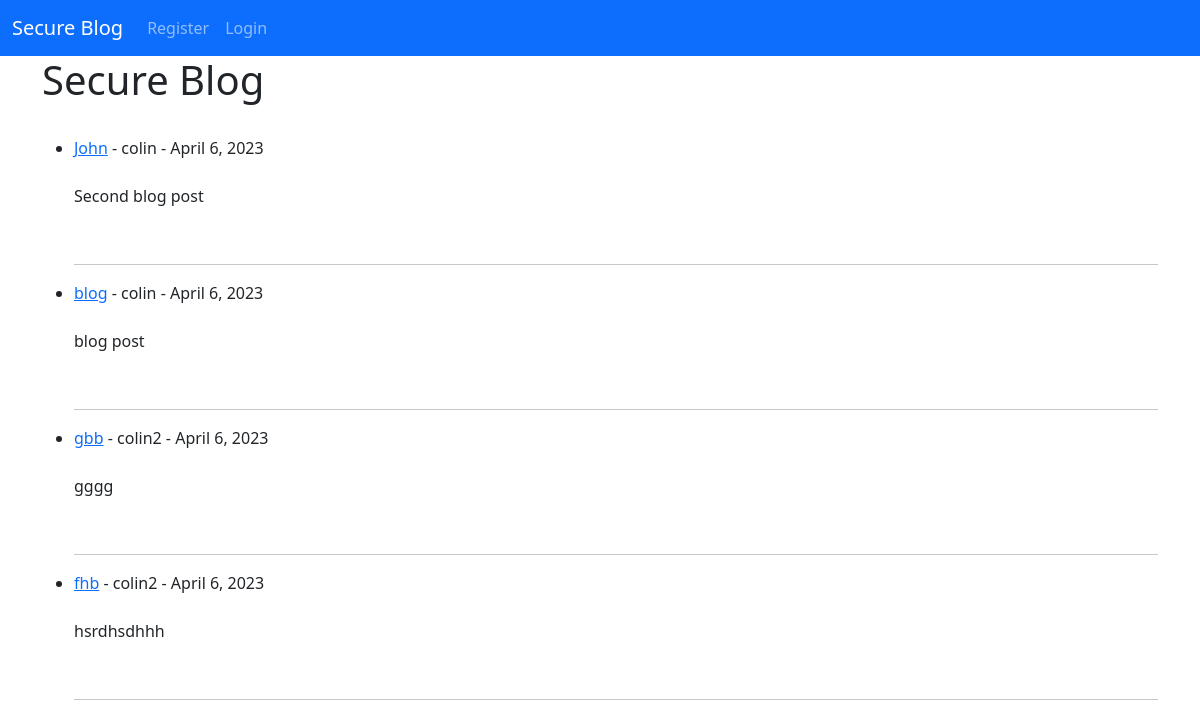
The page / on the database its author committed.
### blog/models.py (models this page shows, shortened)
class Post(models.Model):
    title = models.CharField(max_length=255)
    slug = models.CharField(max_length=255)
    blogger = models.ForeignKey(User, on_delete=models.CASCADE)
    body = models.TextField()
    created_on = models.DateField(auto_now_add=True)
    liked = models.ManyToManyField(User, related_name='blog')

### blog/views.py (the view)
# urls.py: path('', BlogView.as_view(), name="home"),
class BlogView(ListView):
    model = Post
    template_name = 'homepage.html'
    ordering = ['-created_on']

### blog/templates/homepage.html (shortened to what this page needs)
{% extends 'base.html' %}
{% block content %}
<h1>Secure Blog</h1>
<br>
{% for post in object_list %}
<ul>
    <li>
    <a href="{% url 'blogpost' post.pk %}">
    {{ post.title}}</a> -
    {{ post.blogger}}  -
    {{ post.created_on }}
    <br><br>
    <p>{{ post.body|slice:":100"}}</p>
    <br>
    <hr>
</ul>
{% endfor %}
{% endblock %}

### blog/templates/base.html (shortened to what this page needs)
<!doctype html>
<html lang="en">
<head>
  <link href="https://cdn.jsdelivr.net/npm/bootstrap@5.3.0-alpha1/dist/css/bootstrap.min.css" rel="stylesheet"
>
</head>
<body>
  <nav class="navbar navbar-expand-lg bg-body-tertiarynav bg-primary" data-bs-theme="dark"">
        <div class=" container-fluid">
    <a class="navbar-brand" href="{% url 'home' %}">Secure Blog</a>
    <div class="collapse navbar-collapse" id="navbarSupportedContent">
      <ul class="navbar-nav me-auto mb-2 mb-lg-0">
        {% if user.is_authenticated %}
          <li class="nav-item">
            <a class="nav-link" href="{% url 'add_blog' %}">Add a Blog Post</a>
          </li>
          <li class="nav-item">
            <a class="nav-link" href="{% url 'logout' %}">Logout</a>
          </li>
        {% else %}
          <li class="nav-item">
            <a class="nav-link" href="{% url 'register' %}">Register</a>
          </li>
          <li class="nav-item">
            <a class="nav-link" href="{% url 'login' %}">Login</a>
          </li>
        {% endif %}
      </ul>
    </div>
    </div>
  </nav>
  <div class="container">
    {% block content %}
    {% endblock %}
  </div>
</body>
</html>

### rows shown on the page
Post: title "John", blogger "colin", created_on "April 6, 2023", body "Second blog post"
Post: title "blog", blogger "colin", created_on "April 6, 2023", body "blog post"
Post: title "gbb", blogger "colin2", created_on "April 6, 2023", body "gggg"
Post: title "fhb", blogger "colin2", created_on "April 6, 2023", body "hsrdhsdhhh"
